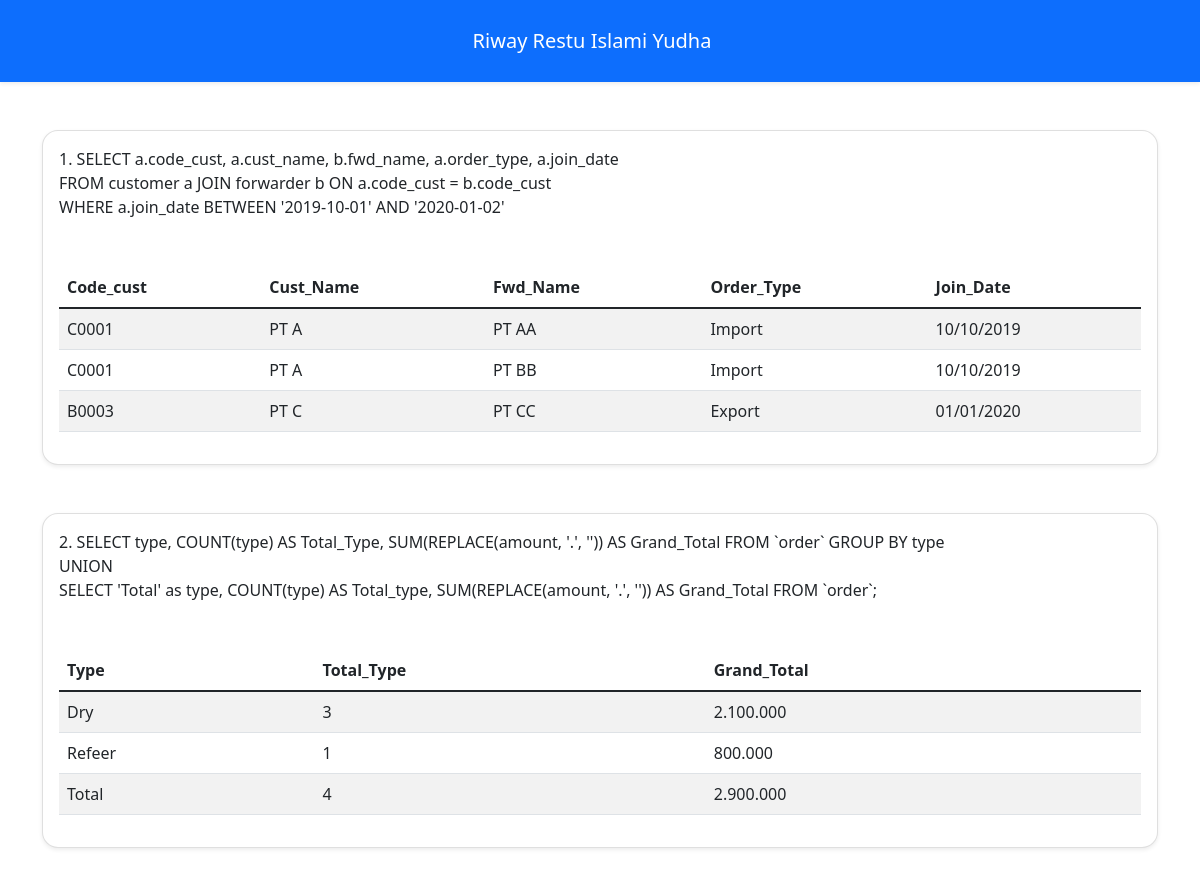
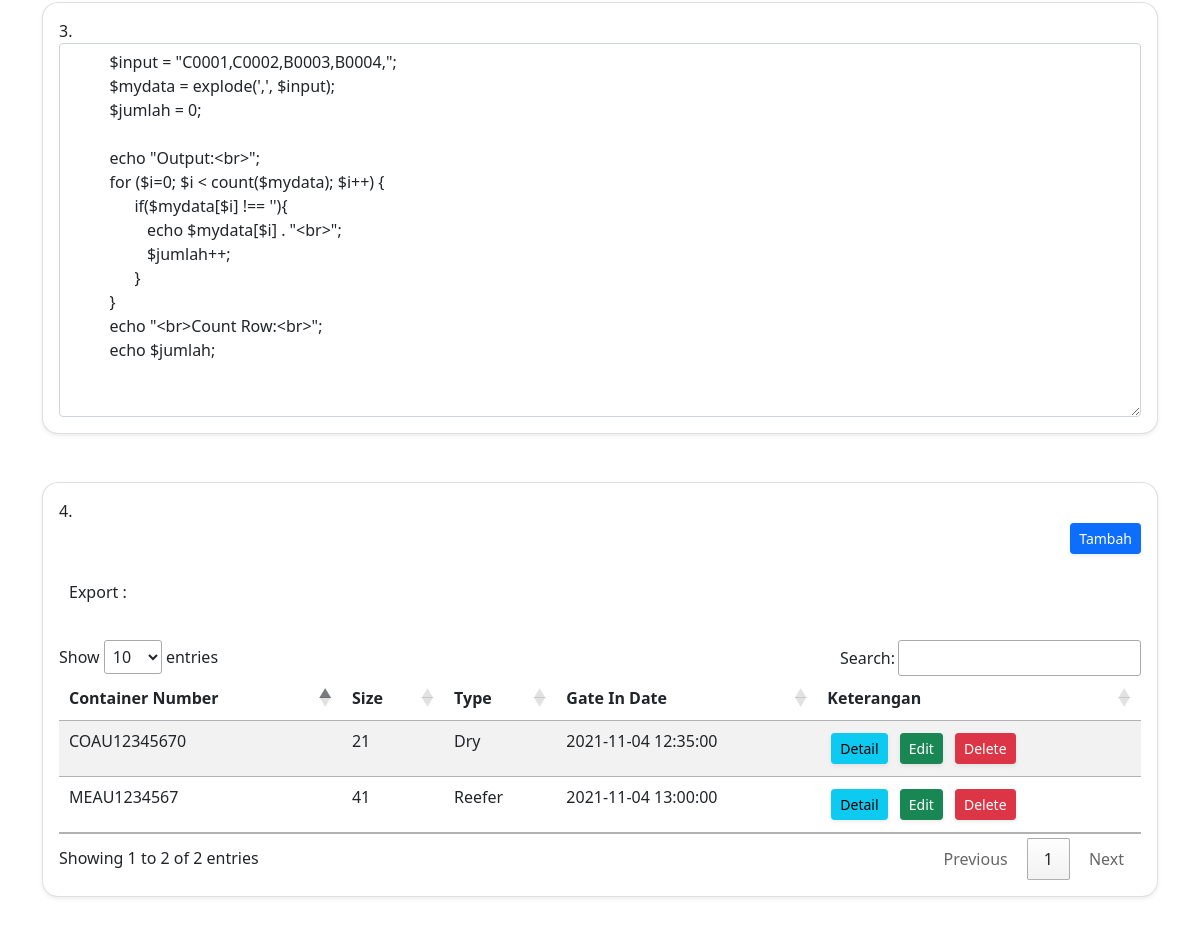
The page / on the database its author committed (2 pictures, top to bottom).
### tables this page shows
CREATE TABLE `customer` (
  `id` int(11) NOT NULL,
  `code_cust` varchar(10) NOT NULL,
  `cust_name` varchar(150) NOT NULL,
  `address` varchar(250) NOT NULL,
  `join_date` date NOT NULL,
  `order_type` varchar(6) NOT NULL
);

CREATE TABLE `forwarder` (
  `id` int(11) NOT NULL,
  `code_fwd` varchar(10) NOT NULL,
  `fwd_name` varchar(25) NOT NULL,
  `address` varchar(25) NOT NULL,
  `code_cust` varchar(10) NOT NULL
);

CREATE TABLE `container` (
  `id` int(11) NOT NULL,
  `container_no` varchar(25) NOT NULL,
  `size` int(10) NOT NULL,
  `type` varchar(10) NOT NULL,
  `gate_in` datetime NOT NULL
);

### application/controllers/Cdp.php (called while the page is built, shortened)
<?php
class Cdp extends CI_Controller {
     public function __construct()
    {
        $this->load->model('Cdp_model');
        $this->load->library('form_validation');
    }
    public function index()
    {
        $data['no1'] = $this->Cdp_model->no1();
        $data['no2'] = $this->Cdp_model->no2();
        $data['no4'] = $this->Cdp_model->no4();
        $this->load->view('templates/header');
        $this->load->view('cdp/index', $data);
        $this->load->view('templates/footer');
    }
}

### index.php (called while the page is built, shortened)
<?php
require_once BASEPATH.'core/CodeIgniter.php';

### application/models/Cdp_model.php (called while the page is built, shortened)
<?php
class Cdp_model extends CI_model
{
    public function no1()
    {
        return $this->db->query("SELECT a.code_cust, a.cust_name, b.fwd_name, a.order_type, a.join_date FROM customer a JOIN forwarder b ON a.code_cust = b.code_cust WHERE a.join_date BETWEEN '2019-10-01' AND '2020-01-02'")->result_array();
    }
    public function no2()
    {
        return $this->db->query("SELECT type, COUNT(type) AS Total_Type, SUM(REPLACE(amount, '.', '')) AS Grand_Total FROM `order` GROUP BY type
        UNION
        SELECT 'Total' as type, COUNT(type) AS Total_type, SUM(REPLACE(amount, '.', '')) AS Grand_Total FROM `order`;")->result_array();
    }
    public function no4()
    {
        return $this->db->get('container')->result_array();
    }
}

### application/views/cdp/index.php (the view, shortened to what this page needs)
<div class="container mt-5">
   <div class="card round shadow-sm">
      <div class="card-body">
         1. SELECT a.code_cust, a.cust_name, b.fwd_name, a.order_type, a.join_date<br>
         FROM customer a JOIN forwarder b ON a.code_cust = b.code_cust<br>
         WHERE a.join_date BETWEEN '2019-10-01' AND '2020-01-02'
         <table class="table table-striped table-hover mt-5">
            <thead>
               <th>Code_cust</th>
               <th>Cust_Name</th>
               <th>Fwd_Name</th>
               <th>Order_Type</th>
               <th>Join_Date</th>
            </thead>
            <tbody>
               <?php foreach($no1 as $db):?>
                  <tr>
                     <td><?=$db['code_cust']?></td>
                     <td><?=$db['cust_name']?></td>
                     <td><?=$db['fwd_name']?></td>
                     <td><?=$db['order_type']?></td>
                     <td><?=date('d/m/Y', strtotime($db['join_date']))?></td>
                  </tr>
               <?php endforeach?>
            </tbody>
         </table>
      </div>
   </div>
   <div class="card round shadow-sm mt-5">
      <div class="card-body">
         2. SELECT type, COUNT(type) AS Total_Type, SUM(REPLACE(amount, '.', '')) AS Grand_Total FROM `order` GROUP BY type <br>
         UNION <br>
         SELECT 'Total' as type, COUNT(type) AS Total_type, SUM(REPLACE(amount, '.', '')) AS Grand_Total FROM `order`;
         <table class="table table-striped table-hover mt-5">
            <thead>
               <th>Type</th>
               <th>Total_Type</th>
               <th>Grand_Total</th>
            </thead>
            <tbody>
               <?php foreach($no2 as $db):?>
                  <tr>
                     <td><?=$db['type']?></td>
                     <td><?=$db['Total_Type']?></td>
                     <td><?=number_format($db['Grand_Total'],0,'','.')?></td>
                  </tr>
               <?php endforeach?>
            </tbody>
         </table>
      </div>
   </div>
   <div class="card round shadow-sm mt-5">
      <div class="card-body">
         3.
         <textarea name="code" id="code" cols="30" rows="15" class="form-control">
         $input = "C0001,C0002,B0003,B0004,";
         $mydata = explode(',', $input);
         $jumlah = 0;
         echo "Output:<br>";
         for ($i=0; $i < count($mydata); $i++) {
               if($mydata[$i] !== ''){
                  echo $mydata[$i] . "<br>";
                  $jumlah++;
               }
         }
         echo "<br>Count Row:<br>";
         echo $jumlah;
         </textarea>
      </div>
   </div>
   <div class="card round shadow-sm my-5">
      <div class="card-body">
         4.
         <div class="d-grid justify-content-end mb-3">
            <a href="<?=base_url('cdp/create')?>" class="btn btn-primary btn-sm shadow-sm" >Tambah</a>
         </div>
         <div id="buttons2" style="padding: 10px; margin-bottom: 10px;width: 25%;">
               <p>Export :</p>
         </div>
         <table class="table table-striped table-hover mt-5" id="myTable">
            <thead>
               <th>Container Number</th>
               <th>Size</th>
               <th>Type</th>
               <th>Gate In Date</th>
               <th>Keterangan</th>
            </thead>
            <tbody>
               <?php foreach($no4 as $db):?>
                  <tr>
                     <td><?=$db['container_no']?></td>
                     <td><?=$db['size']?></td>
                     <td><?=$db['type']?></td>
                     <td><?=$db['gate_in']?></td>
                     <td>
                        <a href="<?=base_url('cdp/detail/')?><?=$db['id']?>" class="btn btn-info btn-sm shadow-sm m-1" >Detail</a>
                        <a href="<?=base_url('cdp/update/')?><?=$db['id']?>" class="btn btn-success btn-sm shadow-sm m-1" >Edit</a>
                        <a href="<?=base_url('cdp/delete/')?><?=$db['id']?>" class="btn btn-danger tombol-hapus btn-sm shadow-sm m-1" >Delete</a>
                     </td>
                  </tr>
               <?php endforeach?>
            </tbody>
         </table>
      </div>
   </div>
</div>

### application/views/templates/header.php (shortened to what this page needs)
<!doctype html>
<html lang="en">
  <head>
    <link href="https://cdn.jsdelivr.net/npm/bootstrap@5.1.3/dist/css/bootstrap.min.css" rel="stylesheet">
    <link rel="stylesheet" href="https://cdn.jsdelivr.net/npm/flatpickr/dist/flatpickr.min.css">
    <link rel="stylesheet" href="https://cdn.datatables.net/1.11.3/css/jquery.dataTables.min.css">
  </head>
  <body>
   <nav class="navbar navbar-dark p-4 shadow-sm bg-primary">
   <div class="container justify-content-center">
      <span class="navbar-brand mb-0 h1">Riway Restu Islami Yudha</span>
   </div>
   </nav>

### application/views/templates/footer.php (shortened to what this page needs)
  </body>
</html>

### application/views/templates/header.php (style rules this page uses)
.round { border-radius : 1em; }

### rows shown on the page
customer: code_cust "C0001", cust_name "PT A", forwarder.fwd_name "PT AA", order_type "Import", join_date "10/10/2019", forwarder.fwd_name "PT BB"
customer: code_cust "B0003", cust_name "PT C", forwarder.fwd_name "PT CC", order_type "Export", join_date "01/01/2020"
container: container_no "COAU12345670", size "21", type "Dry", gate_in "2021-11-04 12:35:00"
container: container_no "MEAU1234567", size "41", type "Reefer", gate_in "2021-11-04 13:00:00"

### other values the page prints
$db['type'] "Dry"
$db['Total_Type'] "3"
$db['Grand_Total'] "2.100.000"
$db['type'] "Refeer"
$db['Total_Type'] "1"
$db['Grand_Total'] "800.000"
$db['type'] "Total"
$db['Total_Type'] "4"
$db['Grand_Total'] "2.900.000"
